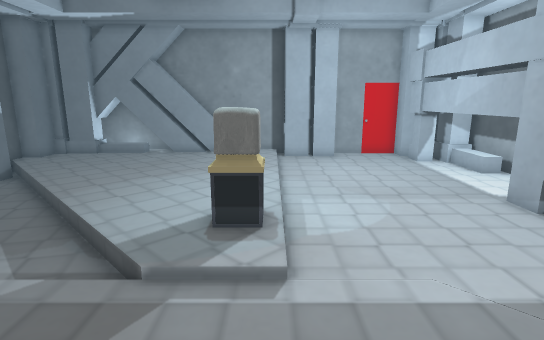
view 1 (above)

14 first-person views from a walk through a scene from a Unity 3-D project. The camera is 1.5 m above the floor, tilts 12° down and sees 80° across. The floor is counted in squares, 0.45 m on a side. Each view is taken from the middle of a square. On the plan, view 1 faces up. The plan holds only what a view shows up to about 20 squares ahead; the rest is blank. The place goes on beyond the plan. The player character is not drawn.

view 2
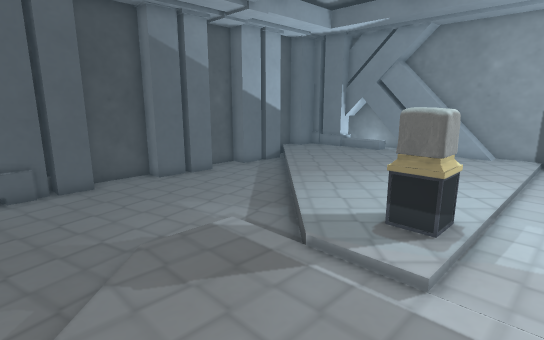

view 3
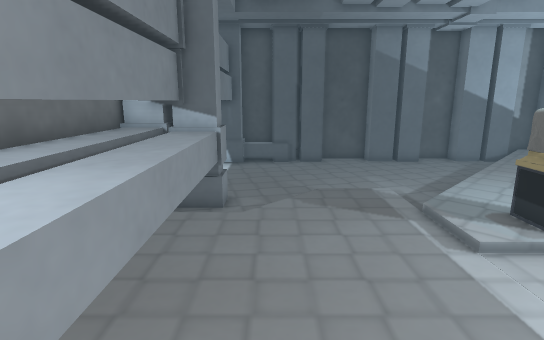

view 4
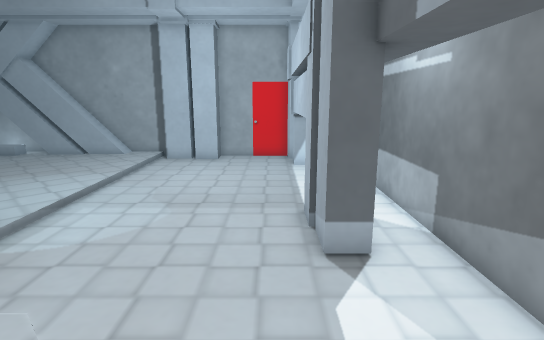

view 5
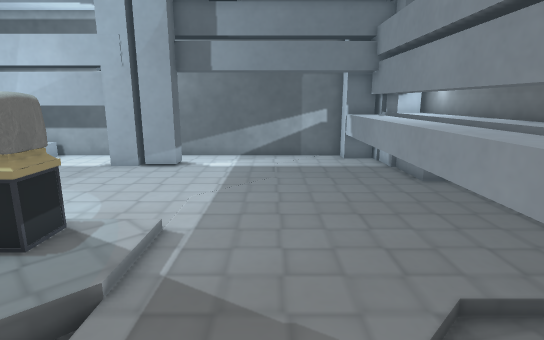

view 6
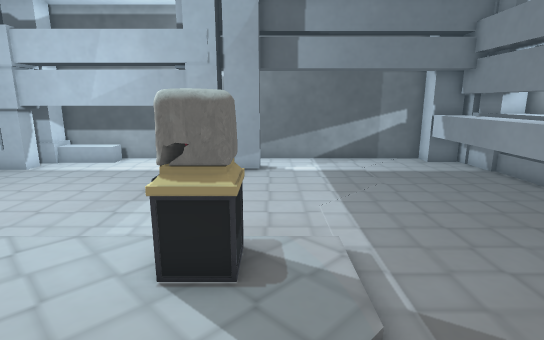

view 7
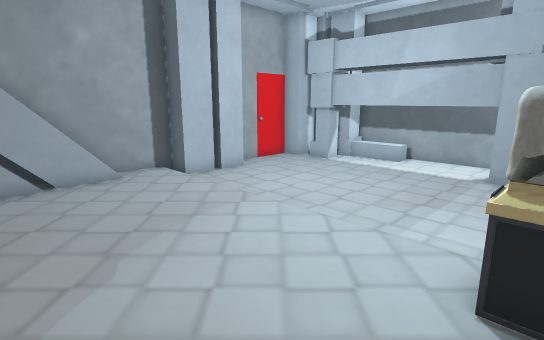

view 8
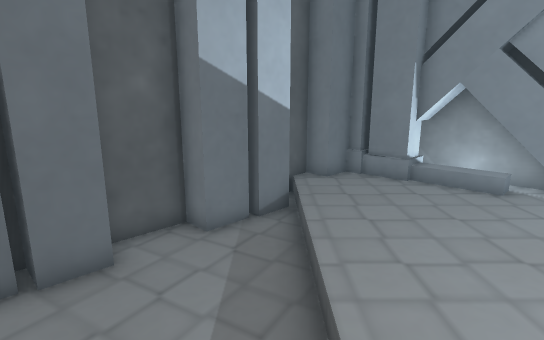

view 9
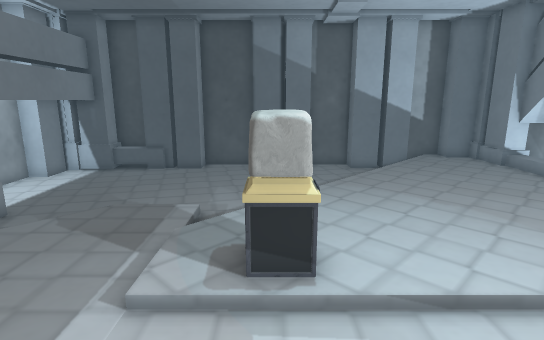

view 10
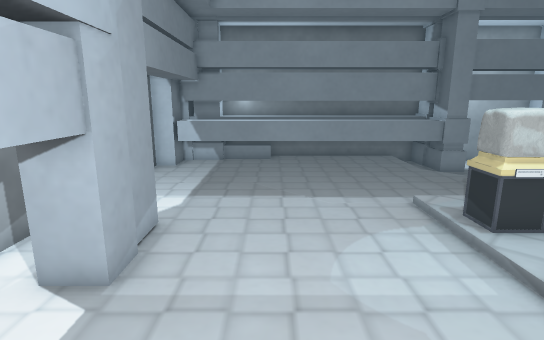

view 11
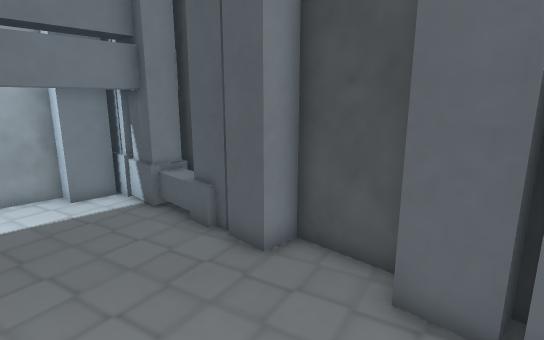

view 12
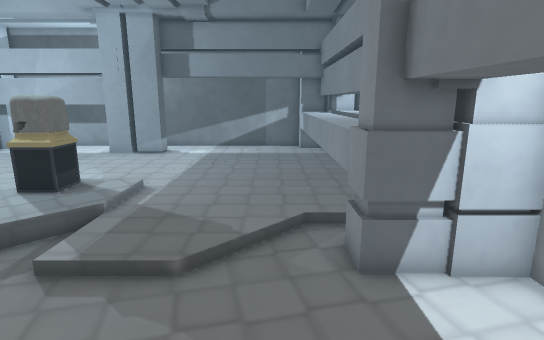

view 13
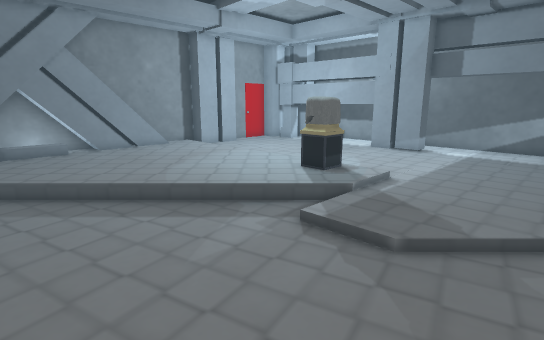

view 14
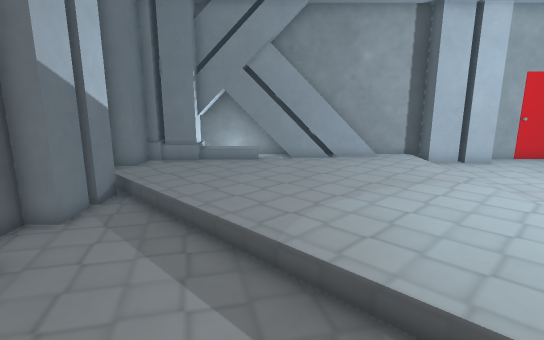

### Floor plan
Key: @ floor where view 1 was taken; # wall or solid block; . main floor; - floor 0.25 m lower than the main floor; : floor 1.25 m higher than the main floor; / step, stairs or slope; = window, fence, low wall or low ledge; ^ raised ledge; T thing the floor can be seen under or through; B block; O other object.
Columns run from 14 left of view 1 to 11 right of it. Each row starts with its distance up from view 1.
 21     ###################
 20   #######=://..####...###
 19  ###..................###
 18 ##....................####
 17 #.....................# O#
 16 #/....................# O#
 15 ##/...................# O#
 14 ##-/..................T .#
 13 ##--/.................T .#
 12 ##---/................T .#
 11 #-----/...............TT.#
 10 ##-----/..............TT.#
  9 ##------/....B........TT.#
  8 ##-------/..OBB.......TT.#
  7 ##--------/..............#
  6 #----------/.............#
  5 #--------................#
  4 ##-------................#
  3 ##-------/...............#
  2 ##--------/..............#
  1 ##---------/.............#
  0 #O----------..@..........#
 -1 ###TTTTTTT#^^^^^^^^^^^^=##
 -2  ##------##############=##
 -3   ##     #################

Positions as (right, up) in squares from view 1, and headings:
1: (0, 0), facing up
2: (2, 0), facing up-left
3: (7, 1), facing left
4: (7, 1), facing up
5: (-7, 3), facing right
6: (-6, 7), facing right
7: (-6, 8), facing up-right
8: (-6, 8), facing up-left
9: (5, 8), facing left
10: (5, 16), facing down
11: (-8, 9), facing down-left
12: (-11, 1), facing right
13: (-12, 0), facing up-right
14: (-7, 4), facing up
